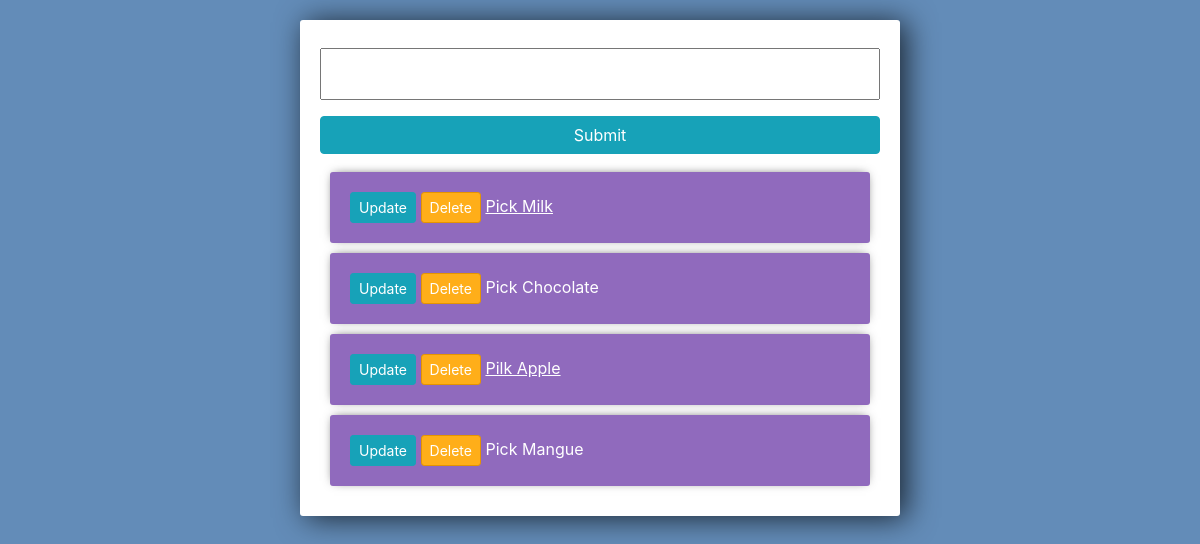
Before: / with the older database file.
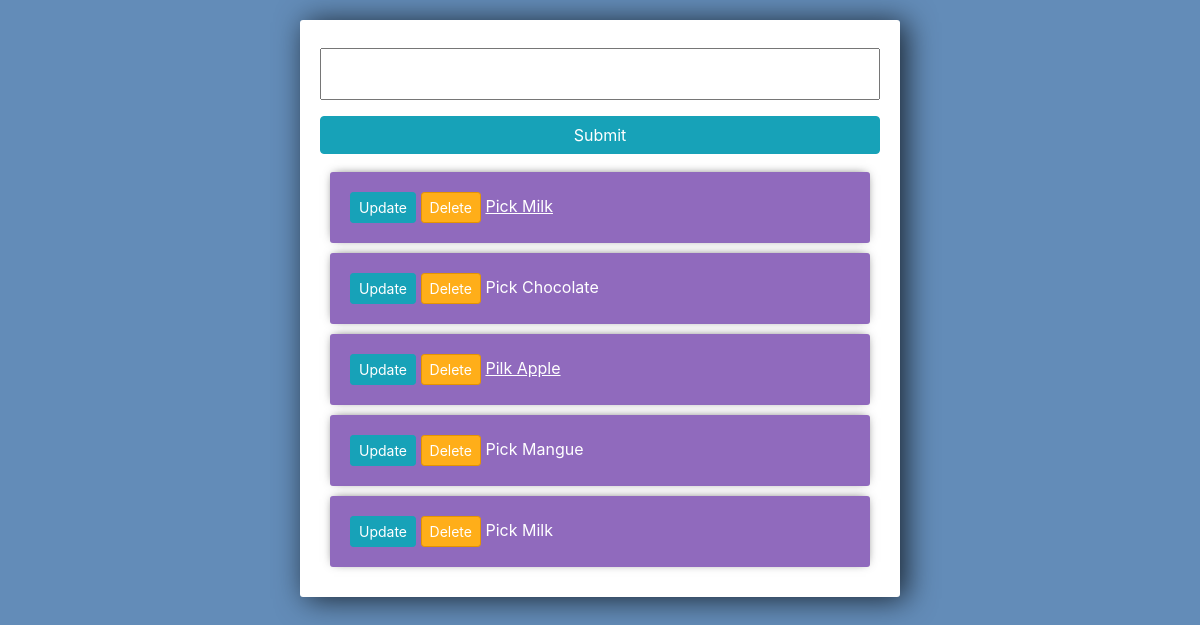
After: the same page with the newer database file.
### myapp/models.py (models this page shows)
class Task(models.Model):
    title = models.CharField(max_length=200)
    complete = models.BooleanField(default=False)
    created = models.DateTimeField(auto_now_add=True)
    def __str__(self):
        return self.title

### myapp/views.py (the view)
# urls.py: path('',views.index,name="show"),
def index(request):
    tasks= Task.objects.all()
    form = TaskForm()
    if request.method == 'POST':
        form = TaskForm(request.POST)
        if form.is_valid():
            form.save()
        return redirect('/')
    context ={'tasks':tasks,'form': form}
    return render(request, 'myapp/show.html',context)

### myapp/forms.py
class TaskForm(forms.ModelForm):
    class Meta:
        model = Task
        fields = '__all__'

### myapp/templates/myapp/show.html (shortened to what this page needs)
{% load static %}
<!DOCTYPE html>
<html lang="en">
<head>
    <link rel="stylesheet" href="https://stackpath.bootstrapcdn.com/bootstrap/4.3.1/css/bootstrap.min.css">
    <link rel="stylesheet" href="static/css/style.css" type="text/css">
</head>
<body>
<div class="center-column">
        <form action="/" method="post">
            {{ form.title }}
            <input class="btn btn-info" type="submit" name="Create Task">
        </form>
        <div class="todo-list">
            {% for task in tasks %}
                <div class="item-row">
                    <a class="btn btn-sm btn-info" href="{%  url 'update_task' task.id %}">Update</a>
                    <a class="btn btn-sm btn-danger" href="{% url 'delete_task' task.id %}">Delete</a>
                    {% if task.complete == True %}
                        <u>{{ task }}</u>
                    {% else %}
                    <span>{{ task }}</span>
                    {% endif %}
                </div>
            {% endfor %}
        </div>
</div>
</body>
</html>

### myapp/templates/myapp/static/myapp/css/style.css (style rules this page uses)
body { background-color: #638CB8; }
input { width: 100%; padding: 12px 20px; margin: 8px 0; box-sizing: border-box; }
input::placeholder { color: #d3d3d3; }
.center-column { width:600px; margin: 20px auto; padding:20px; background-color: #fff; border-radius: 3px; box-shadow: 6px 2px 30px 0px rgba(0,0,0,0.75); }
.item-row { background-color: #906abd; margin: 10px; padding: 20px; border-radius: 3px; color: #fff; font-size: 16px; box-shadow: 0px -1px 10px -4px rgba(0,0,0,0.75); }
.btn-danger { background-color: #ffae19; border-color: #e59400; }

Changed rows visible on the page:
added Task: title "Pick Milk"
